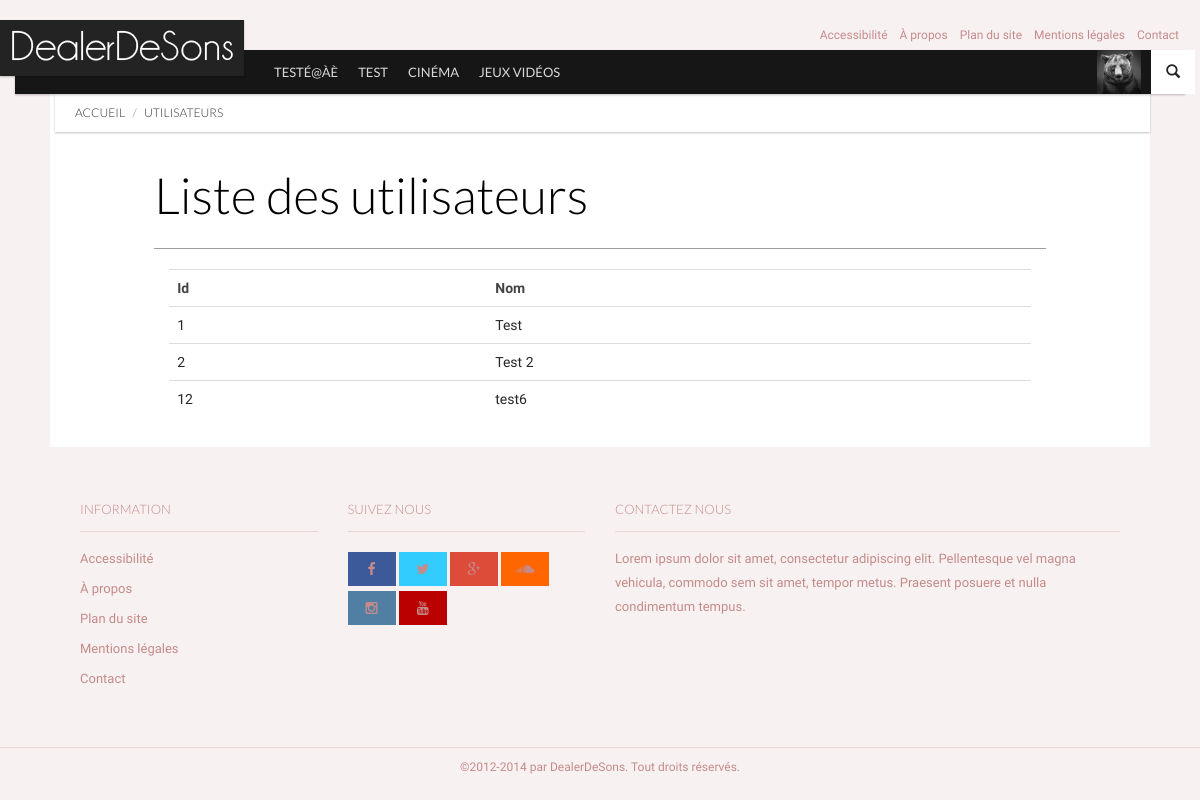
Page /index.php?page=utilisateurs on the committed database.
### tables this page shows
CREATE TABLE `categories` (
`id_cat` int(11) NOT NULL,
  `nom_cat` text NOT NULL,
  `menu` bit(1) NOT NULL,
  `ordre` int(2) NOT NULL
);

CREATE TABLE `utilisateurs` (
`id_user` int(11) unsigned NOT NULL,
  `nom_user` varchar(32) NOT NULL,
  `password` char(40) NOT NULL,
  `email` varchar(128) NOT NULL,
  `hash_validation` char(32) NOT NULL,
  `date_inscription` datetime NOT NULL,
  `avatar` varchar(128) NOT NULL DEFAULT '',
  `bio` text NOT NULL,
  `facebook` varchar(255) NOT NULL,
  `twitter` varchar(255) NOT NULL,
  `instagram` varchar(255) NOT NULL,
  `vimeo` varchar(255) NOT NULL,
  `tumblr` varchar(255) NOT NULL,
  `linkedin` varchar(255) NOT NULL,
  `soundcloud` varchar(255) NOT NULL,
  `youtube` varchar(255) NOT NULL
);

### inc/modeles/articles.php (called while the page is built, shortened)
<?php
function liste_categories($menu='', $by=''){
	global $myConnexion;
	$categories = array();
	$req_menu = '';
	$order_by = '';
	$limit = '';
	switch ($menu)
	{
	case 'menu':
        $req_menu = 'WHERE menu = 1';
    break;
	}
	switch ($by)
	{
    case 'decroissant':
        $order_by = 'ORDER BY ordre DESC';
    break;
	}
	$ajoutRequete = $req_menu.' '.$order_by.' '.$limit.'';
	$myRequete = 'SELECT *
					FROM categories
					'.$ajoutRequete;
	$req = mysqli_query($myConnexion,$myRequete);
        while ($data = mysqli_fetch_assoc($req))
        {
                $categories[] = $data;
        }
        return $categories;
}
?>

### inc/init.php (called while the page is built)
<?php
	include(dirname(__FILE__).'/modeles/articles.php');
	include(dirname(__FILE__).'/modeles/utilisateurs.php');
	$categories_menu = liste_categories('menu', 'decroissant');
?>

### inc/modeles/utilisateurs.php (called while the page is built, shortened)
<?php
function liste_utilisateurs(){
	global $myConnexion;
	$utilisateurs = array();
	$order_by = '';
	$myRequete = 'SELECT * FROM utilisateurs;
					'.$order_by;
	$req=mysqli_query($myConnexion,$myRequete);
        while ($data = mysqli_fetch_assoc($req))
        {
                $utilisateurs[] = $data;
        }
        return $utilisateurs;
}
?>

### pages/vues/utilisateurs.php (the view)
		<div id="main" class="container">
		<div id="content" class="content bg-base section">
		<div class="ribbon ribbon-highlight">
						<ol class="breadcrumb ribbon-inner">
							<li><a href="index.php">Accueil</a></li>
							<li class="active">Utilisateurs</li>
						</ol>
		</div>
		<div class="row">
					<header class="page-header col-md-10 col-md-offset-1">
						<h2 class="page-title full-page-title">
							Liste des utilisateurs
						</h2>
					</header>
					 <div class="col-md-10 col-md-offset-1">
<table class="table table-hover">
	<tr>
       <th>Id</th>
       <th>Nom</th>
   </tr>
<?php
foreach($utilisateurs as $data)
{
?>
   <tr>
       <td><a href="index.php?page=utilisateurs&id=<?php echo $data['id_user']; ?>"><?php echo $data['id_user']; ?></a></td>
       <td><a href="index.php?page=utilisateurs&id=<?php echo $data['id_user']; ?>"><?php echo $data['nom_user']; ?></a></td>
   </tr>
<?php
}
?>
</table>
					 </div>
					 </div>
					 </div>
					 </div>

### pages/vues/header.php (shortened to what this page needs)
<!DOCTYPE html>
 <html class="no-js">
	<head>
		<link rel="stylesheet" href="vendor/bootstrap/css/bootstrap.min.css">
		<link rel="stylesheet" href="vendor/font-awesome/css/font-awesome.min.css">
		<link rel="stylesheet" href="vendor/prettyPhoto/css/prettyPhoto.css">
		<link rel="stylesheet" href="css/base.css">
		<link rel="stylesheet" href="css/components.css">
		<link rel="stylesheet" href="css/style.css">
		<link rel="stylesheet" href="css/modifs.css">
	</head>
	<body>
		<nav id="header" class="header-navbar" role="navigation">
			<div class="header-navbar-inner container">
				<div id="brand" class="navbar-brand">
					<a href="index.php" rel="bookmark">
						<img src="img/light-logo.png" data-src="img/light-logo.png" data-src-retina="img/logo-retina.png" width="244" height="56" alt="">
					</a>
				</div>
				<ul class="nav nav-pages hidden-xs">
					<li><a href="#">Accessibilité</a></li>
					<li><a href="#">À propos</a></li>
					<li><a href="#">Plan du site</a></li>
					<li><a href="#">Mentions légales</a></li>
					<li><a href="#">Contact</a></li>
				</ul>
				<ul class="nav nav-icons">
					<li>
						<a href="#" class="btn-icon" data-toggle=".header-navbar-inner" data-toggle-class="search-toggled-in">
							<span class="search-toggled-out-icon glyphicon glyphicon-search"></span>
						</a>
					</li>
				</ul>
				<ul class="nav navbar-nav">
					<li class="nav-all pull-right full-subnav-wrapper">
						<a href="#" data-toggle="li">
							<span class="img"><img src="img/Tests/avatar.jpg" alt="Avatar"></span>
						</a>
					</li>
<?php
foreach($categories_menu as $data)
{
?>
					<li class="visible-md visible-lg"><a href="index.php?page=categories&id=<?php echo $data['id_cat']; ?>"><?php echo $data['nom_cat']; ?></a></li>
<?php
}
?>
				</ul>
			</div>
		</nav>

### css/base.css (style rules this page uses)
html,body { height:100% }
body { font-family:'Droid Sans',sans-serif;font-size:14px;line-height:24px }
h1,h2,h3,h4,h5,h6 { font-family:'Lato',sans-serif;font-weight:300;margin-bottom:20px }
img { max-width:100% }
.header-navbar { position:absolute;z-index:1000;width:100%;margin-top:50px;height:44px;line-height:44px;-webkit-border-radius:0;-moz-border-radius:0;-o-border-radius:0;border-radius:0;-moz-background-clip:padding;-webkit-background-clip:padding-box;-o-background-clip:padding-box;background-clip:padding-box;border:0;min-height:inherit;-webkit-transition:all .2s linear;-moz-transition:all .2s linear;-ms-transition:all .2s linear;-o-transition:all .2s linear;font-family:'Lato',sans-serif }
.header-navbar .header-navbar-inner { position:relative;padding:0;height:44px }
.header-navbar .btn-icon { padding:0;margin:0;line-height:44px;height:44px;width:44px;border:0;background-color:transparent }
.header-navbar .navbar-brand { margin:0 5px 0 0;padding:0;width:244px;height:44px;-webkit-transition:all .2s linear;-moz-transition:all .2s linear;-ms-transition:all .2s linear;-o-transition:all .2s linear;border-right:1px solid transparent }
.header-navbar .navbar-brand a { position:relative;top:-30px;left:-15px;display:block;width:244px;height:56px;-webkit-transition:all .2s linear;-moz-transition:all .2s linear;-ms-transition:all .2s linear;-o-transition:all .2s linear }
.header-navbar .navbar-brand a img { vertical-align:top;position:relative;height:auto }
.header-navbar .nav-pages { position:absolute;right:0;top:-30px;line-height:30px }
.header-navbar .nav-pages>li { float:left;font-size:12px }
.header-navbar .nav-pages>li>a { font-family:'Droid Sans',sans-serif;padding:0 6px }
.header-navbar .nav-pages>li>a,.header-navbar .nav-pages>li.active>a { background-color:transparent }
.header-navbar .nav-icons { position:relative;height:44px;width:44px;float:right;margin-right:-10px }
.header-navbar .nav-icons>li { width:44px;height:44px }
.header-navbar .nav-icons>li>a { padding:0;line-height:44px;width:44px;text-align:center }
.header-navbar .nav-icons .search-toggled-out-icon { display:inline-block;zoom:1;*display:inline }
.nav.navbar-nav { height:44px;line-height:44px;float:none;display:block;width:auto;font-size:13px }
.nav.navbar-nav>li { height:44px;line-height:44px }
.nav.navbar-nav>li.nav-all { border-left:transparent 1px solid }
.nav.navbar-nav>li.nav-all>a { line-height:44px;height:44px }
.nav.navbar-nav>li>a { padding:0 10px;line-height:44px;height:44px;text-transform:uppercase }
.nav.navbar-nav li.full-subnav-wrapper { position:static }
#main { padding-top:94px;position:relative }
.page-header { border:0;margin-top:15px;margin-bottom:20px;border-bottom:1px solid #ccc }
.page-header[class*="col-"] .page-title,.page-header[class^="col-"] .page-title { margin-top:0;position:relative;left:-15px }
.page-title,.page-title.full-page-title { font-size:36px;line-height:43px;margin-bottom:5px;font-weight:300;overflow:hidden }
.section { position:relative;margin-bottom:20px;*zoom:1 }
.section:before,.section:after { display:table;line-height:0;content:"" }
.section:after { clear:both }
.container>.section:not(.row),.container>.section.not-row { padding-left:15px;padding-right:15px;margin-left:-15px;margin-right:-15px }
@media (min-width: 768px) { .page-header { margin-top:15px;margin-bottom:15px } }
@media (min-width: 768px) { .page-title,.page-title.full-page-title { font-size:41px;line-height:48px } }
@media (min-width: 769px) { .nav.navbar-nav>li { display:none } }
@media (min-width: 769px) { .nav.navbar-nav>li:nth-child(1),.nav.navbar-nav>li:nth-child(2),.nav.navbar-nav>li:nth-child(3) { display:block } }
@media (min-width: 899px) { .nav.navbar-nav>li:nth-child(4) { display:block } }
@media (min-width: 992px) { .nav.navbar-nav>li:nth-child(5) { display:block } }
@media (min-width: 992px) { .page-header { margin-top:15px;margin-bottom:20px } }
@media (min-width: 1150px) { .nav.navbar-nav>li:nth-child(6) { display:block } }
@media (min-width: 1200px) { .container { max-width:1170px } }
@media (min-width: 1200px) { .page-title { font-size:46px;line-height:53px;padding-bottom:10px } }
@media (min-width: 1200px) { .page-title.full-page-title { font-size:50px;line-height:57px } }

### rows in the picture
categories: nom_cat "TESTÉ@ÀÈ"
categories: nom_cat "TEST"
categories: nom_cat "CINÉMA"
categories: nom_cat "JEUX VIDÉOS"
utilisateurs: id_user "1", nom_user "Test"
utilisateurs: id_user "2", nom_user "Test 2"
utilisateurs: id_user "12", nom_user "test6"
